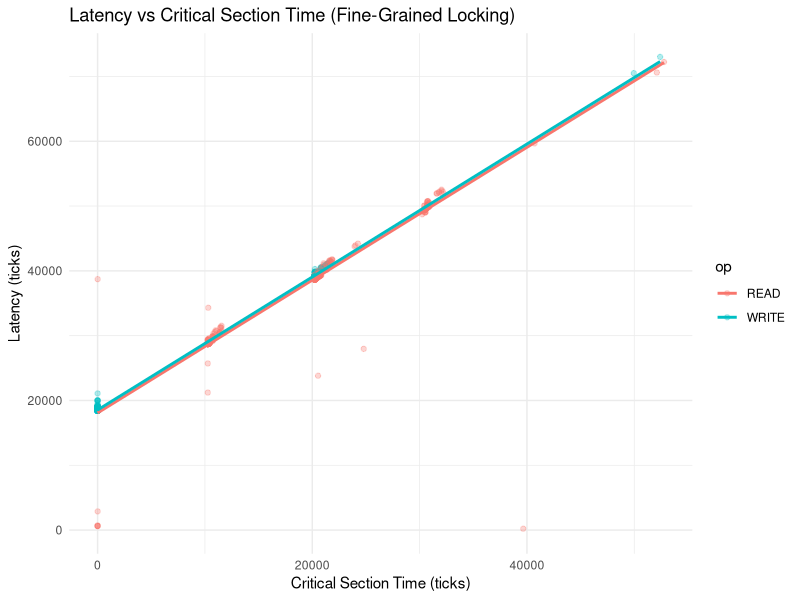
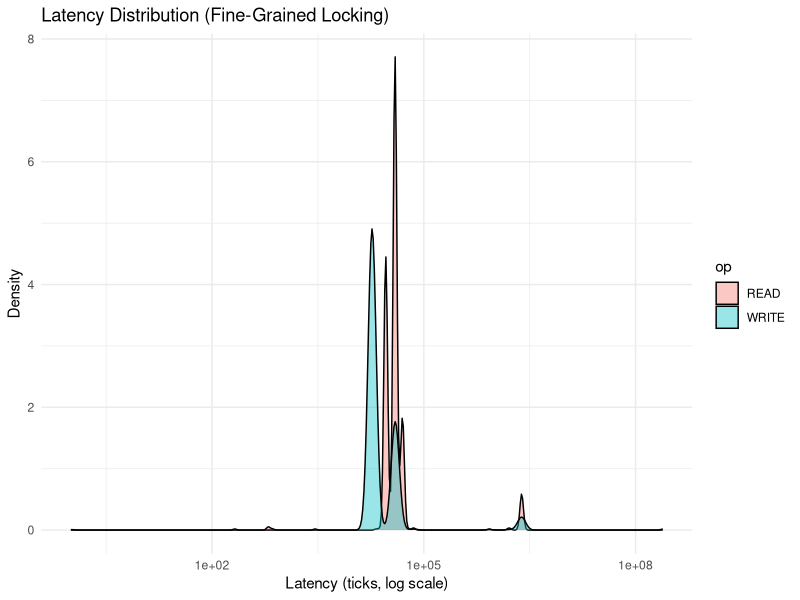
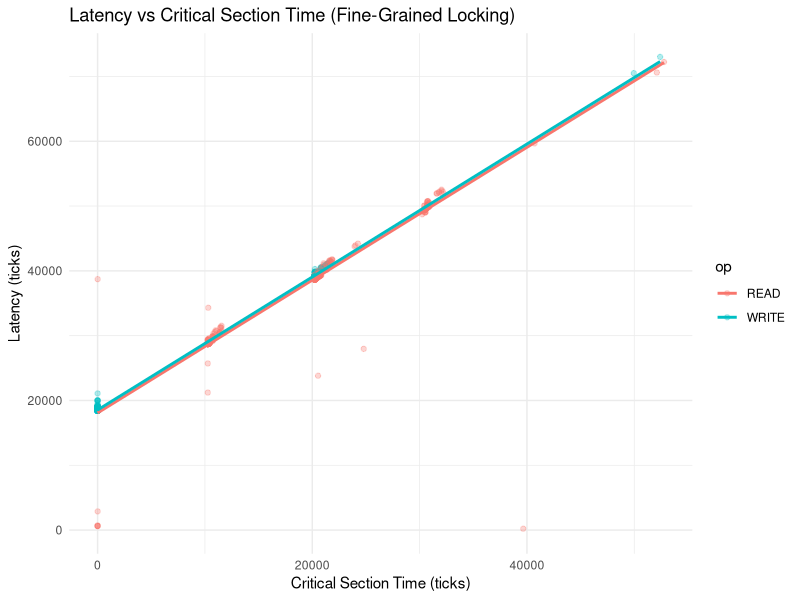
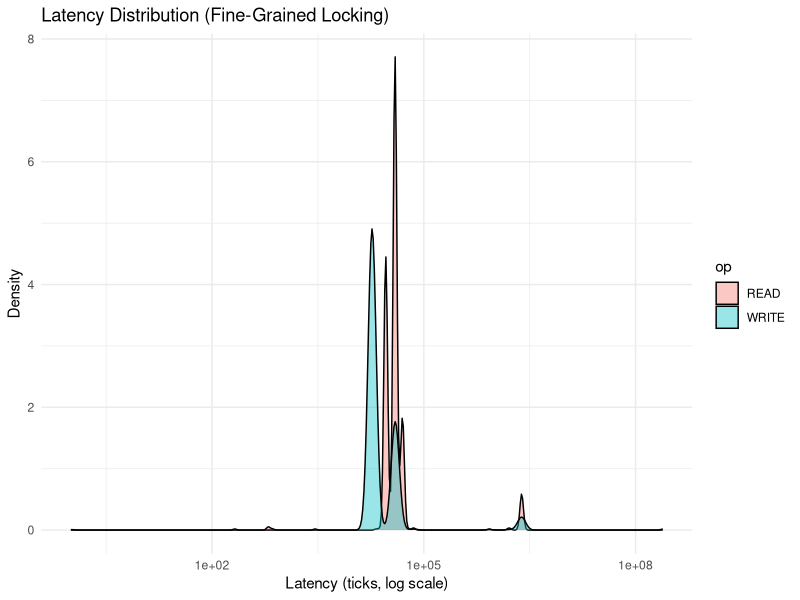

The R script that drew these images, in order:
library(tidyverse)

df <- read_csv("finegrained.csv")

# Convert op to factor
df$op <- factor(df$op,
                levels = c(1,2,3,4),
                labels = c("OPEN","READ","WRITE","CLOSE"))

# Filter to real per-op samples
df3 <- df %>% filter(op %in% c("READ","WRITE"))

# Unified regression model
model <- lm(latency_ticks ~ cs_ticks + op + pid, data = df3)
summary(model)

# Optional interaction model
model_interact <- lm(latency_ticks ~ cs_ticks * op + pid, data = df3)
summary(model_interact)

# Export summaries
model_summary <- as.data.frame(summary(model)$coefficients)
model_summary$model <- "Main Model"

model_interact_summary <- as.data.frame(summary(model_interact)$coefficients)
model_interact_summary$model <- "Interaction Model"

all_models <- rbind(model_summary, model_interact_summary)
write.csv(all_models, "finegrained_regression_summaries.csv")

# Plot
df_zoom <- df3 %>% filter(latency_ticks < 200000)

ggplot(df_zoom, aes(x = cs_ticks, y = latency_ticks, color = op)) +
  geom_point(alpha = 0.3) +
  stat_smooth(method = "lm", formula = y ~ x, se = FALSE) +
  labs(
    title = "Latency vs Critical Section Time (Fine-Grained Locking)",
    x = "Critical Section Time (ticks)",
    y = "Latency (ticks)"
  ) +
  theme_minimal()

ggsave("finegrained_latency_vs_cs_unified.png", width = 8, height = 6, dpi = 300)

ggplot(df3, aes(x = latency_ticks, fill = op)) +
  geom_density(alpha = 0.4) +
  scale_x_log10() +
  labs(
    title = "Latency Distribution (Fine-Grained Locking)",
    x = "Latency (ticks, log scale)",
    y = "Density"
  ) +
  theme_minimal()

ggsave("finegrained_latency_distribution.png", width = 8, height = 6, dpi = 300)
